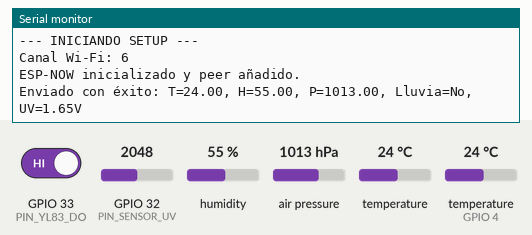
This program was run on a simulated ESP32. Parts: the last lines printed to the serial monitor. The test bench sets the inputs (shaded band); at power-on: GPIO 33 (PIN_YL83_DO) HIGH, humidity 55 %, air pressure 1013 hPa, GPIO 32 (PIN_SENSOR_UV) = 2048, temperature 24 °C, temperature (sensor on GPIO 4) 24 °C.

Above: at 4.2 s.
4.3 s: GPIO 33 (PIN_YL83_DO) driven LOW
At 5.7 s:
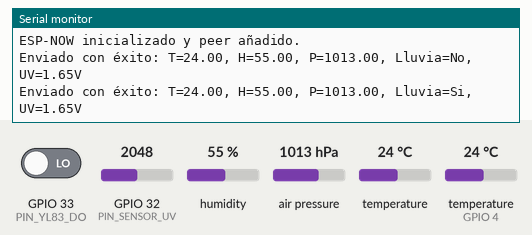
8.5 s: humidity set to 22 %
At 9.5 s:
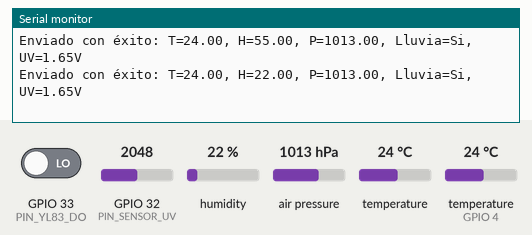
11.2 s: air pressure set to 952 hPa
At 11.2 s:
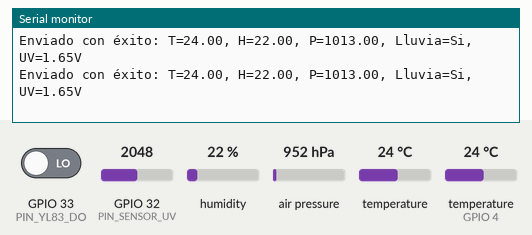
13.9 s: GPIO 32 (PIN_SENSOR_UV) set to 2866
At 16.3 s:
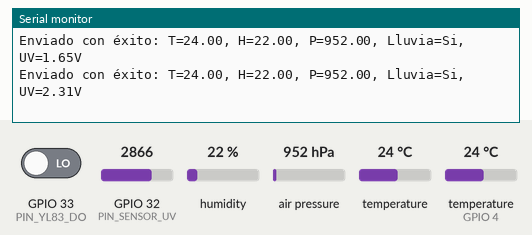
16.6 s: temperature (sensor 0) set to 12 °C
At 18.5 s:
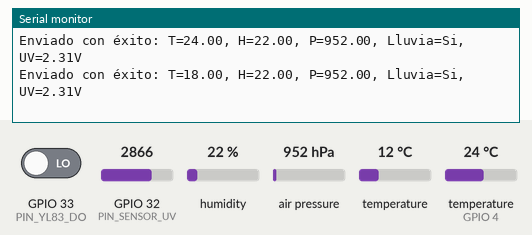
19.3 s: temperature (sensor on GPIO 4) set to 12 °C
At 22.3 s:
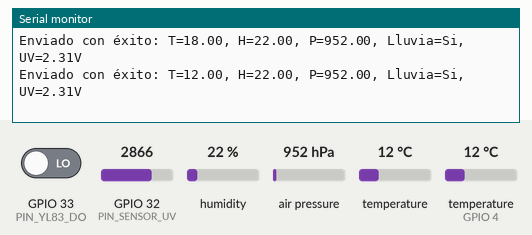
Timing chart, 0 to 23.0 s (numbered marks = the images above; inputs shaded):
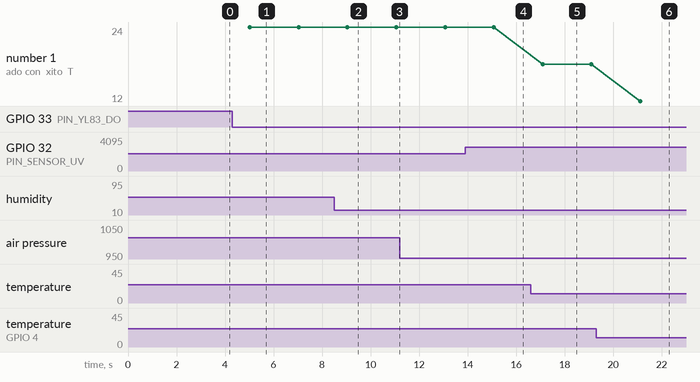

The program:

main.cpp
```cpp
#include <Arduino.h>
#include <Wire.h>
#include <Adafruit_BMP085.h>
#include <DHT.h>
#include <esp_now.h>
#include <WiFi.h>
#include <esp_wifi.h>
#include "DataStructure.h"
#include "Sensores.h"

Adafruit_BMP085 bmp;
DHT dht(PIN_DHT22, DHT22);
uint8_t broadcastAddress[] = {0xFF, 0xFF, 0xFF, 0xFF, 0xFF, 0xFF};

void setup() {
    Serial.begin(115200);
    delay(2000);
    Serial.println("--- INICIANDO SETUP ---");

    Wire.begin(PIN_BME180_SDA, PIN_BME180_SCL);
    if (!bmp.begin()) { Serial.println("Error BMP180"); while(1); }

    dht.begin();
    pinMode(PIN_YL83_DO, INPUT);
    pinMode(PIN_SENSOR_UV, INPUT);

    // Configuración robusta de Wi-Fi
    WiFi.mode(WIFI_STA);
    esp_wifi_set_promiscuous(true);
    esp_wifi_set_channel(1, WIFI_SECOND_CHAN_NONE);
    esp_wifi_set_promiscuous(false);
    WiFi.disconnect();

    Serial.print("Canal Wi-Fi: ");
    Serial.println(WiFi.channel());

    if (esp_now_init() != ESP_OK) { Serial.println("Error ESP-NOW"); return; }

    // PEQUEÑA ESPERA PARA ESTABILIZAR EL ESP-NOW
    delay(1000);

    esp_now_peer_info_t peerInfo = {}; // Inicializar en cero
    memcpy(peerInfo.peer_addr, broadcastAddress, 6);
    peerInfo.channel = 1;
    peerInfo.encrypt = false;

    // Intentar añadir el peer
    if (esp_now_add_peer(&peerInfo) != ESP_OK) {
        Serial.println("Error al añadir peer");
        return;
    }
    Serial.println("ESP-NOW inicializado y peer añadido.");
}

void loop() {
    float h = dht.readHumidity();
    float t_dht = dht.readTemperature();
    float t_bmp = bmp.readTemperature();

    WeatherData data;

    // Validar lecturas
    if (isnan(h) || isnan(t_dht)) {
        Serial.println("Error al leer el DHT22");
        data.humedad = 0;
        data.tempPromedio = t_bmp; // Si falla DHT, usar solo BMP
    } else {
        data.humedad = h;
        data.tempPromedio = (t_bmp + t_dht) / 2.0;
    }

    data.presion = bmp.readPressure() / 100.0F;

    // Leer YL83 (DO) - LOW si llueve
    data.llueve = (digitalRead(PIN_YL83_DO) == LOW);

    // Leer UV (Analog)
    int uvValue = analogRead(PIN_SENSOR_UV);
    data.uv = uvValue * (3.3 / 4095.0); // Convertir a voltaje, se puede escalar a índice UV si se conoce la curva

    esp_err_t result = esp_now_send(broadcastAddress, (uint8_t *) &data, sizeof(data));

    if (result == ESP_OK) {
        Serial.printf("Enviado con éxito: T=%.2f, H=%.2f, P=%.2f, Lluvia=%s, UV=%.2fV\n",
                      data.tempPromedio, data.humedad, data.presion, data.llueve ? "Si" : "No", data.uv);
    } else {
        Serial.println("Error en el envío");
    }
    delay(2000);
}
```

DataStructure.h
```cpp
#ifndef DATA_STRUCTURE_H
#define DATA_STRUCTURE_H

struct WeatherData {
    float tempPromedio;
    float humedad;
    float presion;
    float velocidadViento;
    char direccionViento[10];
    float uv;
    bool llueve; // Del YL83
};

#endif
```

Sensores.h
```cpp
#ifndef SENSORES_H
#define SENSORES_H

#include <Arduino.h>

// Definición de pines (según conexionado_estacion.txt)
#define PIN_BME180_SDA 21
#define PIN_BME180_SCL 22
#define PIN_DHT22      4
#define PIN_PLUVIOMETRO 2
#define PIN_ANEMOMETRO  5
#define PIN_VELETA      34
#define PIN_YL83_AO     35
#define PIN_YL83_DO     33
#define PIN_SENSOR_UV   32

#endif
```

Measured:
- after the input at 4.3 s, the serial monitor: prints a new line after 0.72 s (image 1)
- after the input at 8.5 s, the serial monitor: prints a new line after 0.55 s (image 2)
- after the input at 13.9 s, the serial monitor: prints a new line after 1.2 s (image 4)
- after the input at 16.6 s, the serial monitor: prints a new line after 0.49 s (image 5)
- after the input at 19.3 s, the serial monitor: prints a new line after 1.8 s (image 6)
- plotted number 1: 24 → 18 after the input at 16.6 s, 18 → 12 after the input at 19.3 s
